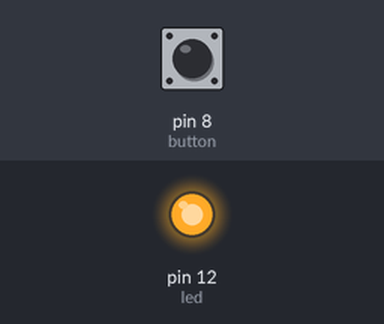
This sketch was run on a simulated Arduino Uno, built with avr-gcc and run on an emulated ATmega328P. Parts: output pins drawn as LEDs (lit = HIGH). The inputs (shaded band) are chosen by the test bench; at power-on: pin 8 (button) HIGH.

Above: at 1.2 s.
1.3 s: pin 8 (button) pulled LOW for 0.15 s
At 1.37 s:
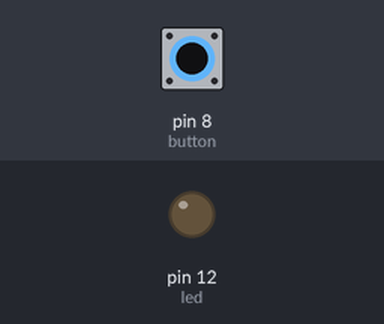
2.9 s: pin 8 (button) pulled LOW for 3.2 s
At 7.4 s:
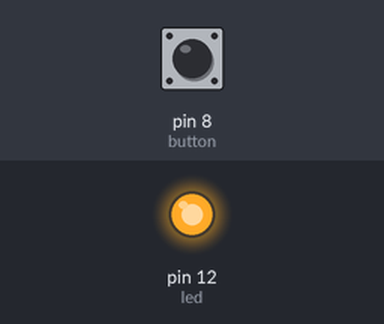
Timing chart, 0 to 8.9 s (numbered marks = the images above; inputs shaded):
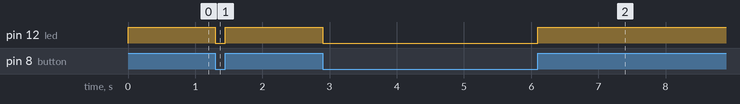

The sketch:

Button_Controlled_LED.ino
```cpp
//This code if for Button Controlled Led. Subscribe to my YouTube Channel: TechSpaceCrafter

int led = 12;
int button = 8;
void setup(){
  pinMode(led, OUTPUT);
  pinMode(button, INPUT_PULLUP); //we should set button as INPUT, and also we should enable the internal pull-up resistor. So we should use INPUT_PULLUP in pinMode() function.
}

void loop(){
  int SensorValue = digitalRead(button);
  if(SensorValue)
  {
    digitalWrite(led, HIGH);
  }
  else{
    digitalWrite(led, LOW);
  }
}
```

Measured:
- after the input at 1.3 s, pin 12 (led): HIGH → LOW at once, → HIGH 0.15 s later
- after the input at 2.9 s, pin 12 (led): HIGH → LOW at once, → HIGH 3.2 s later
